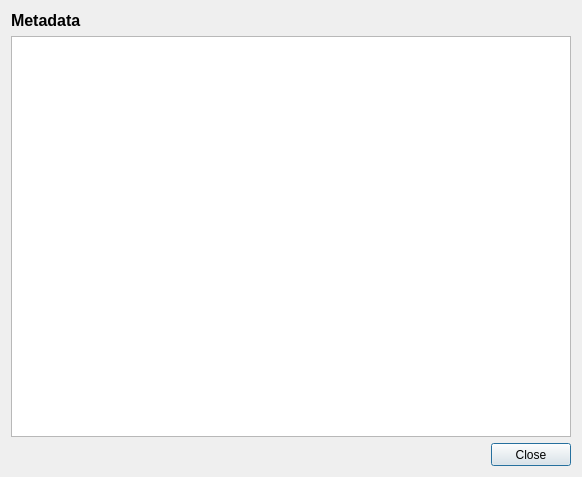
<?xml version="1.0" encoding="UTF-8"?>
<ui version="4.0">
 <class>MetadataDlg</class>
 <widget class="QDialog" name="MetadataDlg">
  <property name="windowModality">
   <enum>Qt::WindowModal</enum>
  </property>
  <property name="geometry">
   <rect>
    <x>0</x>
    <y>0</y>
    <width>582</width>
    <height>477</height>
   </rect>
  </property>
  <property name="sizePolicy">
   <sizepolicy hsizetype="Fixed" vsizetype="Fixed">
    <horstretch>0</horstretch>
    <verstretch>0</verstretch>
   </sizepolicy>
  </property>
  <property name="windowTitle">
   <string>Metdata Viewer</string>
  </property>
  <property name="locale">
   <locale language="English" country="UnitedStates"/>
  </property>
  <property name="sizeGripEnabled">
   <bool>false</bool>
  </property>
  <property name="modal">
   <bool>true</bool>
  </property>
  <layout class="QVBoxLayout" name="verticalLayout">
   <item>
    <widget class="QLabel" name="TextLabel_Metadata">
     <property name="font">
      <font>
       <pointsize>12</pointsize>
       <weight>75</weight>
       <bold>true</bold>
      </font>
     </property>
     <property name="text">
      <string>Metadata</string>
     </property>
    </widget>
   </item>
   <item>
    <widget class="QListWidget" name="listWidget_metadata"/>
   </item>
   <item>
    <widget class="QFrame" name="frame_2">
     <property name="frameShape">
      <enum>QFrame::NoFrame</enum>
     </property>
     <property name="frameShadow">
      <enum>QFrame::Plain</enum>
     </property>
     <property name="lineWidth">
      <number>0</number>
     </property>
     <layout class="QHBoxLayout" name="horizontalLayout_2">
      <property name="margin">
       <number>0</number>
      </property>
      <item>
       <spacer name="horizontalSpacer">
        <property name="orientation">
         <enum>Qt::Horizontal</enum>
        </property>
        <property name="sizeHint" stdset="0">
         <size>
          <width>40</width>
          <height>20</height>
         </size>
        </property>
       </spacer>
      </item>
      <item>
       <widget class="QPushButton" name="pushButton_Close">
        <property name="minimumSize">
         <size>
          <width>0</width>
          <height>23</height>
         </size>
        </property>
        <property name="text">
         <string>Close</string>
        </property>
        <property name="autoDefault">
         <bool>false</bool>
        </property>
        <property name="default">
         <bool>true</bool>
        </property>
       </widget>
      </item>
     </layout>
    </widget>
   </item>
  </layout>
 </widget>
 <resources/>
 <connections>
  <connection>
   <sender>pushButton_Close</sender>
   <signal>clicked()</signal>
   <receiver>MetadataDlg</receiver>
   <slot>accept()</slot>
   <hints>
    <hint type="sourcelabel">
     <x>572</x>
     <y>467</y>
    </hint>
    <hint type="destinationlabel">
     <x>465</x>
     <y>475</y>
    </hint>
   </hints>
  </connection>
 </connections>
 <slots>
  <signal>CheckUpdatesClicked()</signal>
  <signal>OnlineHelpClicked()</signal>
  <signal>OnlineVideoTutClicked()</signal>
  <signal>OpenFromFileClicked()</signal>
  <signal>OpenFromDirClicked()</signal>
  <signal>GetExampleDataClicked()</signal>
  <slot>CheckUpdates()</slot>
  <slot>OnlineHelp()</slot>
  <slot>OnlineVideoTut()</slot>
  <slot>OpenFromFile()</slot>
  <slot>OpenFromDir()</slot>
  <slot>OpenManual()</slot>
  <slot>GetExampleData()</slot>
 </slots>
</ui>
